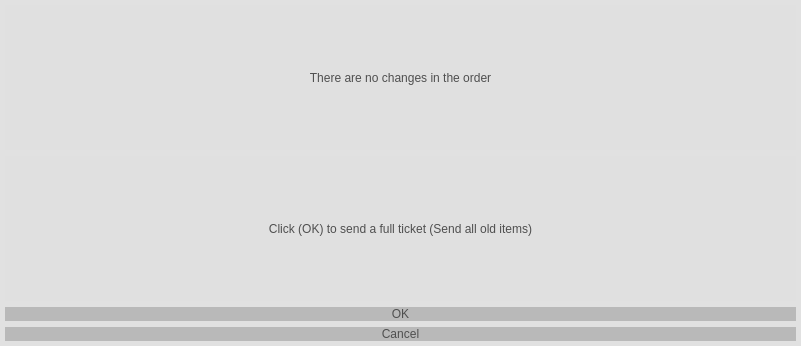
<?xml version="1.0" encoding="UTF-8"?>
<ui version="4.0">
 <class>Dialog</class>
 <widget class="QDialog" name="Dialog">
  <property name="geometry">
   <rect>
    <x>0</x>
    <y>0</y>
    <width>801</width>
    <height>346</height>
   </rect>
  </property>
  <property name="windowTitle">
   <string>Deleting order</string>
  </property>
  <property name="windowIcon">
   <iconset resource="../resource/resource.qrc">
    <normaloff>:/Simple icons/simple_icons/fi-rr-delete.svg</normaloff>:/Simple icons/simple_icons/fi-rr-delete.svg</iconset>
  </property>
  <property name="styleSheet">
   <string notr="true">*
{
	
	font: 26pt &quot;MS Shell Dlg 2&quot;;
	
	color: rgb(79, 79, 79);
	background-color:  rgba(223, 223, 223, 200);
}


QPushButton
{ 
	alternate-background-color: rgb(255, 255, 255);
	
	background-color: rgb(185, 185, 185);
	border-width: 2px;
    border-radius: 10px;
	position: center;
 }

QPushButton:hover
{
	background: rgba(225, 225, 225, 180);
	border-style: dashed;
}

QPushButton:pressed
{
	
	background-color: rgb(136, 136, 136);
	border-width: 2px;
    border-radius: 10px;
}
</string>
  </property>
  <layout class="QVBoxLayout" name="verticalLayout">
   <property name="leftMargin">
    <number>5</number>
   </property>
   <property name="topMargin">
    <number>5</number>
   </property>
   <property name="rightMargin">
    <number>5</number>
   </property>
   <property name="bottomMargin">
    <number>5</number>
   </property>
   <item>
    <widget class="QLabel" name="label">
     <property name="text">
      <string>There are no changes in the order</string>
     </property>
     <property name="alignment">
      <set>Qt::AlignCenter</set>
     </property>
    </widget>
   </item>
   <item>
    <widget class="QLabel" name="label_2">
     <property name="text">
      <string>Click (OK) to send a full ticket (Send all old items)</string>
     </property>
     <property name="alignment">
      <set>Qt::AlignCenter</set>
     </property>
    </widget>
   </item>
   <item>
    <widget class="QDialogButtonBox" name="buttonBox">
     <property name="sizePolicy">
      <sizepolicy hsizetype="MinimumExpanding" vsizetype="Maximum">
       <horstretch>0</horstretch>
       <verstretch>0</verstretch>
      </sizepolicy>
     </property>
     <property name="font">
      <font>
       <family>MS Shell Dlg 2</family>
       <pointsize>26</pointsize>
       <weight>50</weight>
       <italic>false</italic>
       <bold>false</bold>
      </font>
     </property>
     <property name="layoutDirection">
      <enum>Qt::LeftToRight</enum>
     </property>
     <property name="autoFillBackground">
      <bool>false</bool>
     </property>
     <property name="orientation">
      <enum>Qt::Vertical</enum>
     </property>
     <property name="standardButtons">
      <set>QDialogButtonBox::Cancel|QDialogButtonBox::Ok</set>
     </property>
     <property name="centerButtons">
      <bool>true</bool>
     </property>
    </widget>
   </item>
  </layout>
 </widget>
 <resources>
  <include location="../resource/resource.qrc"/>
 </resources>
 <connections/>
</ui>
